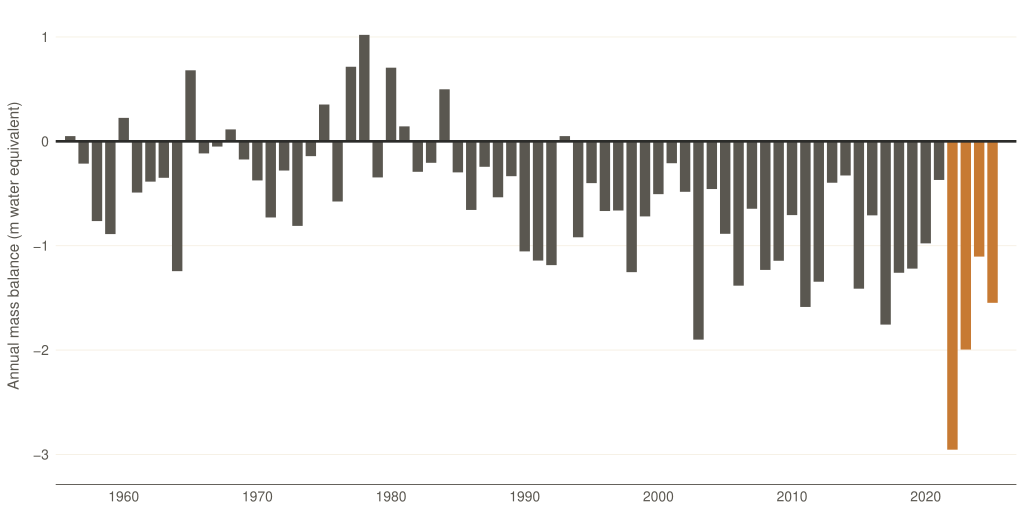

This chart was generated by the following R code:
# Task 4 v2 — Swiss glacier annual mass balance, 1956-2025.
# v2 changes vs v1: highlight color switched from heritage_red (deep sage,
#   near-identical lightness to alloy) to copper (terracotta) so the four
#   2022-2025 bars actually contrast against the rest of the series.
# Story: the past four years (2022-2025) lost more ice than the entire
#   34-year period 1956-1989 (−7.6 vs −6.0 m water equivalent).
#
# Aggregation: area-weighted mean of glacier-wide annual mass balance across all
# monitored glaciers each hydrological year. Restricted to 1956+ where >= 10
# glaciers are continuously observed.
#
# Source: GLAMOS (2025). Swiss Glacier Mass Balance, release 2025,
#   Glacier Monitoring Switzerland, doi:10.18750/massbalance.2025.r2025.

setwd("/Users/alexanderweber/Documents/hsg/6_semester/data_visualization_with_ai")

suppressPackageStartupMessages({
  library(dplyr)
  library(tidyr)
  library(readr)
  library(ggplot2)
})

source("design_system.R")

# Same fallback as task_02: cairo + Google Fonts unavailable on this machine,
# fall back to PDF-native sans (Helvetica).
chart_family <- ""

# Header at line 7, units rows at 8-9, data starts at line 10. Skip all header
# rows and assign column names manually.
mb_cols <- c(
  "glacier", "glacier_id",
  "date_start", "date_end_winter", "date_end",
  "Bw_mm_we", "Bs_mm_we", "Ba_mm_we",
  "ELA", "AAR", "area_km2", "h_min", "h_max", "observer"
)

raw <- read_csv(
  "data/task_04/massbalance_fixdate.csv",
  skip = 9,
  col_names = mb_cols,
  show_col_types = FALSE,
  na = c("", "NA")
)

mb <- raw %>%
  mutate(
    hydro_year = as.integer(format(as.Date(date_end), "%Y")),
    Ba_m_we    = as.numeric(Ba_mm_we) / 1000,
    area_km2   = as.numeric(area_km2)
  ) %>%
  filter(!is.na(Ba_m_we), !is.na(area_km2), area_km2 > 0)

# Area-weighted Swiss reference-glacier mean per year
swiss <- mb %>%
  group_by(hydro_year) %>%
  summarise(
    n_glaciers = n(),
    Ba_m_we    = sum(Ba_m_we * area_km2) / sum(area_km2),
    .groups    = "drop"
  ) %>%
  filter(n_glaciers >= 10, hydro_year >= 1956, hydro_year <= 2025) %>%
  arrange(hydro_year)

cat("Swiss-wide aggregate, recent years (sanity check vs GLAMOS published):\n")
swiss %>% filter(hydro_year >= 2020) %>% print()
cat("\n5 most-negative years across the series:\n")
swiss %>% arrange(Ba_m_we) %>% head(5) %>% print()

# Highlight the past four hydrological years (2022-2025)
swiss <- swiss %>%
  mutate(highlight = hydro_year >= 2022)

# Minimum visible bar height — three years had near-zero mass balance
# (1956: +0.004, 1967: -0.0001, 1993: +0.007 m w.e.) that would render as
# invisible gaps. We render them at the minimum visible height (preserving
# the sign of the original measurement) to guarantee every year produces a
# visible bar. Disclosed in the Quarto caption. This affects 3 of 70 bars.
min_visible <- 0.05
swiss <- swiss %>%
  mutate(
    Ba_plot = case_when(
      abs(Ba_m_we) >= min_visible ~ Ba_m_we,
      Ba_m_we >= 0                ~  min_visible,
      TRUE                        ~ -min_visible
    )
  )

# Bracket the recent vs historical period for a comparison annotation
recent_sum <- sum(swiss %>% filter(hydro_year >= 2022) %>% pull(Ba_m_we))
hist_sum   <- sum(swiss %>% filter(hydro_year <= 1989) %>% pull(Ba_m_we))
cat(sprintf("\nSum 2022-2025 (4 yrs):   %.2f m w.e.\n", recent_sum))
cat(sprintf("Sum 1956-1989 (34 yrs): %.2f m w.e.\n", hist_sum))

# Plot. A thickened zero baseline ensures the three near-zero years
# (1956: +0.004, 1967: -0.0001, 1993: +0.007 m w.e.) visibly sit on a
# continuous line rather than reading as gaps between neighbouring bars.
p <- ggplot(swiss, aes(x = hydro_year, y = Ba_plot, fill = highlight)) +
  geom_col(width = 0.78) +
  geom_hline(yintercept = 0, color = pg_palette$onyx, linewidth = 0.9) +
  scale_fill_manual(
    values = c(`FALSE` = pg_palette$alloy, `TRUE` = pg_palette$copper),
    guide  = "none"
  ) +
  scale_x_continuous(
    breaks = seq(1960, 2025, 10),
    expand = expansion(mult = c(0.01, 0.02))
  ) +
  scale_y_continuous(
    breaks = seq(-3, 1, 1),
    limits = c(-3.2, 1.2),
    expand = expansion(mult = c(0.02, 0.02))
  ) +
  labs(
    x = NULL,
    y = "Annual mass balance (m water equivalent)"
  ) +
  theme_pg(base_family = chart_family)

out_pdf <- "iterations/task_04/v2/glacier_mass_balance_v2.pdf"
ggsave(out_pdf, p, width = 26, height = 13, units = "cm", device = "pdf")
cat("Saved:", out_pdf, "\n")
